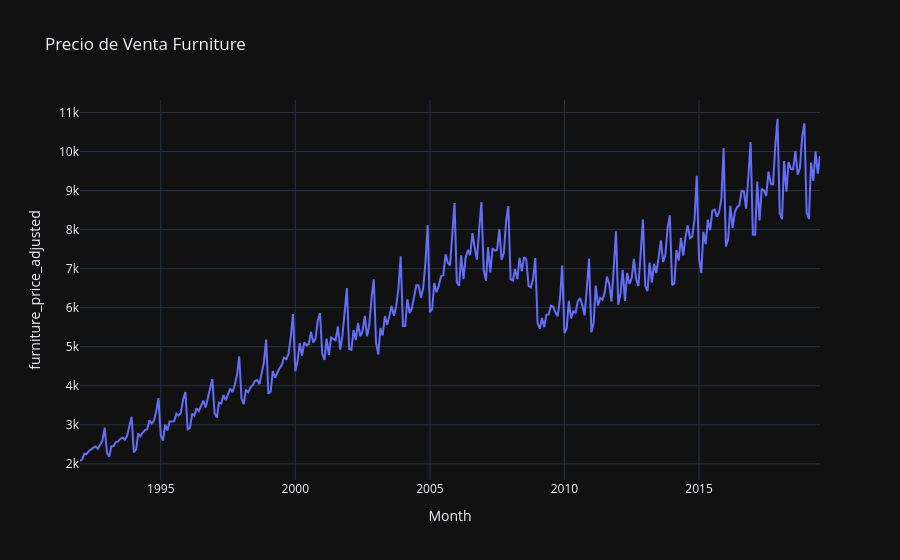

The notebook cell saved with this chart:
### Code cell
fig = px.line(df, x=df.index, y="furniture_price_adjusted",template = "plotly_dark",
              title="Precio de Venta Furniture")
fig.show()

### Figure 1 — Plotly figure (JSON) as saved in the notebook; plotly's stock layout.template omitted (floating-point values rounded to 4 significant figures; data arrays with more than 128 entries replaced by an {"elided": "..."} marker saying what was removed)
{"data": [{"hovertemplate": "Month=%{x}<br>furniture_price_adjusted=%{y}<extra></extra>", "legendgroup": "", "line": {"color": "#636efa", "dash": "solid"}, "marker": {"symbol": "circle"}, "mode": "lines", "name": "", "orientation": "v", "showlegend": false, "type": "scatter", "x": {"elided": "331 str values"}, "xaxis": "x", "y": {"elided": "331 float values"}, "yaxis": "y"}], "layout": {"legend": {"tracegroupgap": 0}, "title": {"text": "Precio de Venta Furniture"}, "xaxis": {"anchor": "y", "domain": [0, 1], "title": {"text": "Month"}}, "yaxis": {"anchor": "x", "domain": [0, 1], "title": {"text": "furniture_price_adjusted"}}}}
